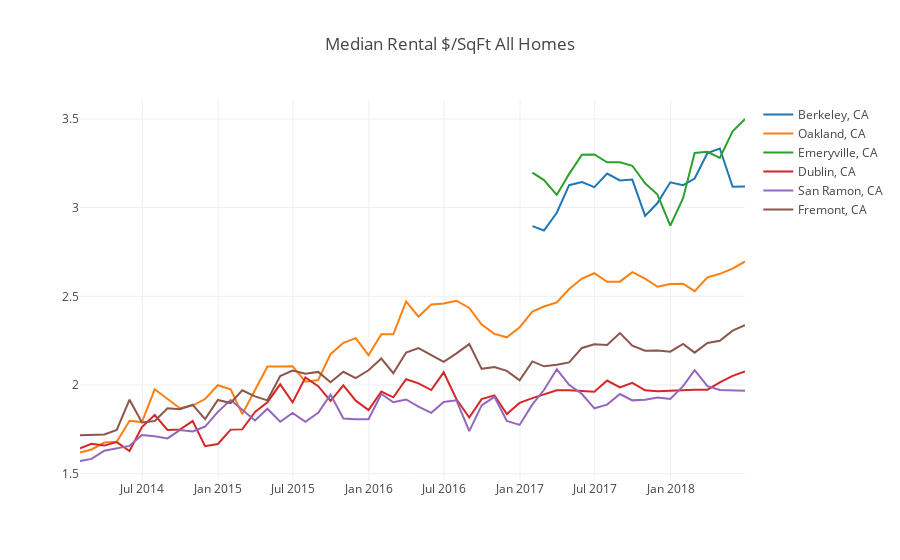

The notebook cell this image was saved under:
### Code cell
dataset = get_city_data(cities_dict, 'MRPFAH')
fig = plot_df(dataset, 'Median Rental $/SqFt All Homes')
plotly.iplot(fig)
